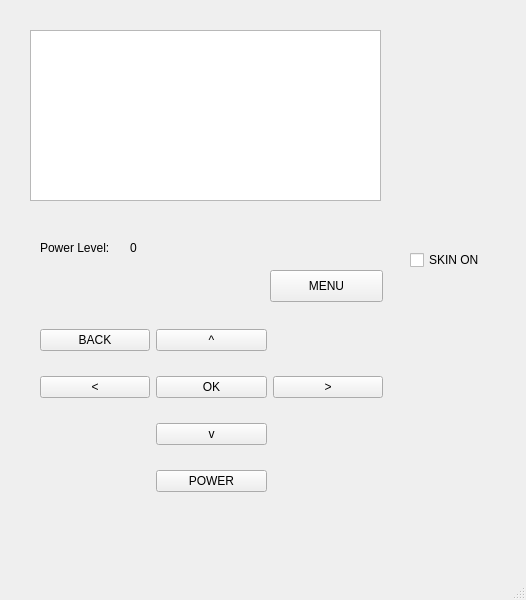
<?xml version="1.0" encoding="UTF-8"?>
<ui version="4.0">
 <class>MainWindow</class>
 <widget class="QMainWindow" name="MainWindow">
  <property name="geometry">
   <rect>
    <x>0</x>
    <y>0</y>
    <width>526</width>
    <height>600</height>
   </rect>
  </property>
  <property name="windowTitle">
   <string>MainWindow</string>
  </property>
  <widget class="QWidget" name="centralwidget">
   <widget class="QWidget" name="gridLayoutWidget">
    <property name="geometry">
     <rect>
      <x>40</x>
      <y>310</y>
      <width>343</width>
      <height>201</height>
     </rect>
    </property>
    <layout class="QGridLayout" name="gridLayout">
     <item row="1" column="1">
      <widget class="QPushButton" name="okButton">
       <property name="text">
        <string>OK</string>
       </property>
      </widget>
     </item>
     <item row="2" column="1">
      <widget class="QPushButton" name="downButton">
       <property name="text">
        <string>v</string>
       </property>
      </widget>
     </item>
     <item row="1" column="2">
      <widget class="QPushButton" name="rightButton">
       <property name="text">
        <string>&gt;</string>
       </property>
      </widget>
     </item>
     <item row="0" column="1">
      <widget class="QPushButton" name="upButton">
       <property name="text">
        <string>^</string>
       </property>
      </widget>
     </item>
     <item row="1" column="0">
      <widget class="QPushButton" name="leftButton">
       <property name="text">
        <string>&lt;</string>
       </property>
      </widget>
     </item>
     <item row="3" column="1">
      <widget class="QPushButton" name="powerButton">
       <property name="text">
        <string>POWER</string>
       </property>
      </widget>
     </item>
     <item row="0" column="0">
      <widget class="QPushButton" name="goBackButton">
       <property name="text">
        <string>BACK</string>
       </property>
      </widget>
     </item>
    </layout>
   </widget>
   <widget class="QListView" name="listView">
    <property name="geometry">
     <rect>
      <x>30</x>
      <y>30</y>
      <width>351</width>
      <height>171</height>
     </rect>
    </property>
   </widget>
   <widget class="QLabel" name="label">
    <property name="geometry">
     <rect>
      <x>40</x>
      <y>240</y>
      <width>91</width>
      <height>16</height>
     </rect>
    </property>
    <property name="text">
     <string>Power Level:</string>
    </property>
   </widget>
   <widget class="QLabel" name="powerLabel">
    <property name="geometry">
     <rect>
      <x>130</x>
      <y>240</y>
      <width>60</width>
      <height>16</height>
     </rect>
    </property>
    <property name="text">
     <string>0</string>
    </property>
   </widget>
   <widget class="QPushButton" name="menuButton">
    <property name="geometry">
     <rect>
      <x>270</x>
      <y>270</y>
      <width>113</width>
      <height>32</height>
     </rect>
    </property>
    <property name="text">
     <string>MENU</string>
    </property>
   </widget>
   <widget class="QCheckBox" name="onSkin">
    <property name="geometry">
     <rect>
      <x>410</x>
      <y>250</y>
      <width>86</width>
      <height>20</height>
     </rect>
    </property>
    <property name="text">
     <string>SKIN ON</string>
    </property>
   </widget>
  </widget>
  <widget class="QMenuBar" name="menubar">
   <property name="geometry">
    <rect>
     <x>0</x>
     <y>0</y>
     <width>526</width>
     <height>24</height>
    </rect>
   </property>
  </widget>
  <widget class="QStatusBar" name="statusbar"/>
 </widget>
 <resources/>
 <connections/>
</ui>
